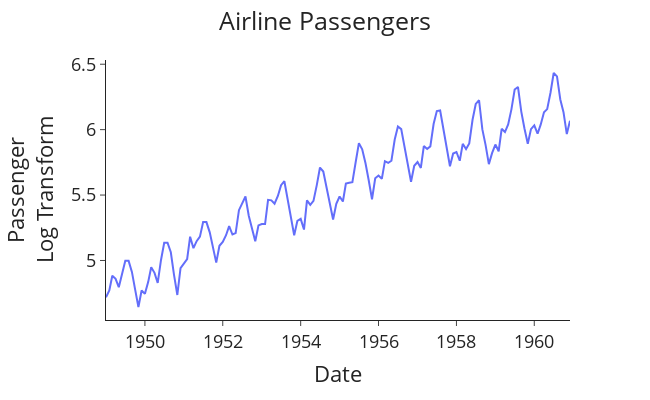

The cell this chart's notebook holds for it:
### Markdown cell above
To stabilise the variance, we apply the natural log transform.

### Code cell
# Take the log and plot it
data["Passenger_Log"] = np.log(data["#Passengers"])

plotting(title='Airline Passengers', data=data, x='Month',
         y='Passenger_Log', x_label='Date', y_label='Passenger<br>Log Transform')

### Figure 1 — Plotly figure (JSON) as saved in the notebook; plotly's stock layout.template omitted (floating-point values rounded to 4 significant figures; data arrays with more than 128 entries replaced by an {"elided": "..."} marker saying what was removed)
{"data": [{"hovertemplate": "Date=%{x}<br>Passenger<br>Log Transform=%{y}<extra></extra>", "legendgroup": "", "line": {"color": "#636efa", "dash": "solid"}, "marker": {"symbol": "circle"}, "mode": "lines", "name": "", "orientation": "v", "showlegend": false, "type": "scatter", "x": {"elided": "144 str values"}, "xaxis": "x", "y": {"elided": "144 float values"}, "yaxis": "y"}], "layout": {"font": {"size": 18}, "height": 400, "legend": {"tracegroupgap": 0}, "margin": {"t": 60}, "title": {"text": "Airline Passengers", "x": 0.5}, "width": 650, "xaxis": {"anchor": "y", "domain": [0, 1], "title": {"text": "Date"}}, "yaxis": {"anchor": "x", "domain": [0, 1], "title": {"text": "Passenger<br>Log Transform"}}}}
